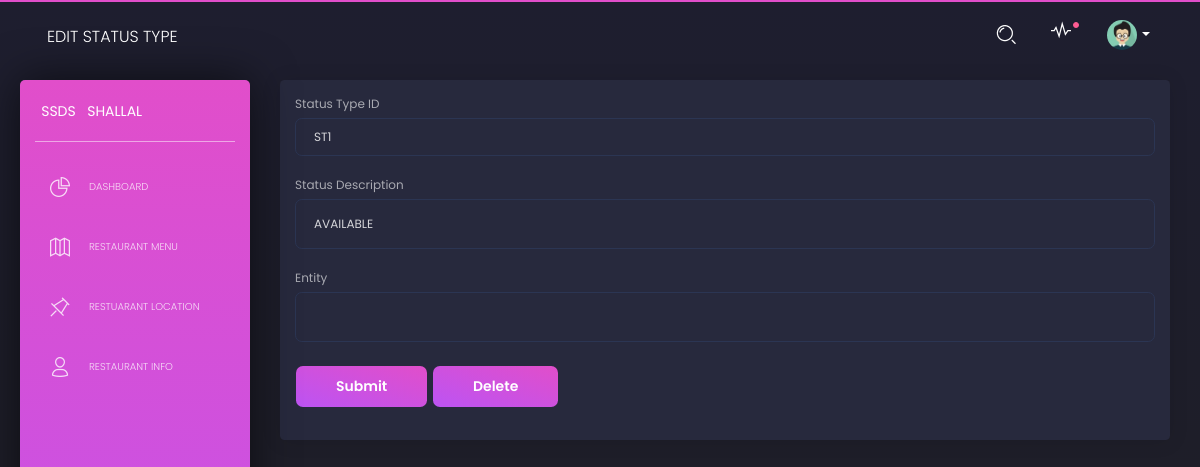
The app's page /editStatusType/ST1, older data.
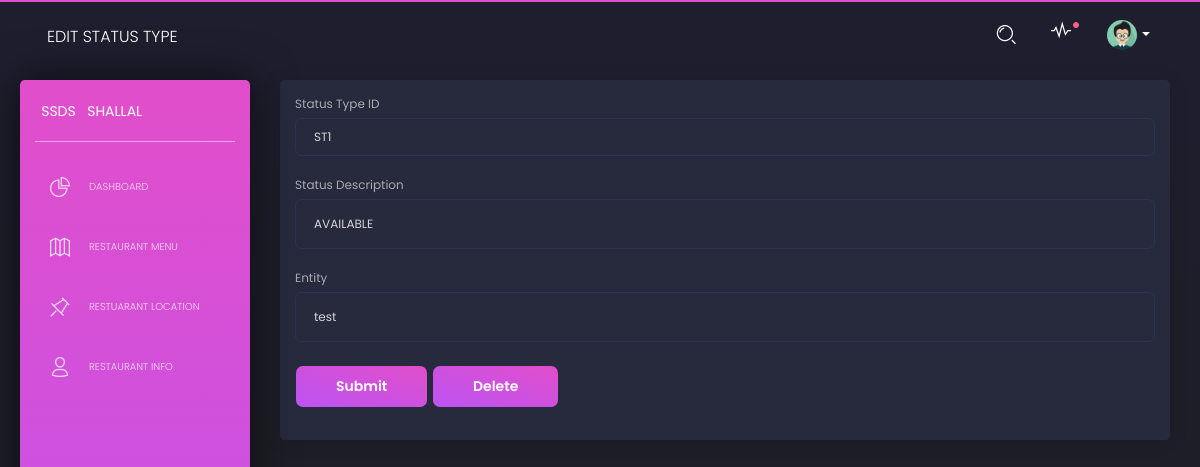
The same page, newer data.
### database_setup.py (models this page shows, shortened)
class StatusType(Base):
    __tablename__= 'statustype'
    ststid=Column(String(10), primary_key=True,nullable=False)
    description=Column(String(225))
    entity=Column(String(25),nullable=False,unique=False)

### ssds.py (the view, shortened to what this page needs)
@app.route('/editStatusType/<string:ststid>', methods=['GET', 'POST'])
def editStatusType(ststid):
    statusType = session.query(StatusType).filter_by(ststid=ststid).first()
    if request.method == 'POST' and request.form['submit_button'] == 'delete':
        session.delete(statusType)
        session.commit()
        return redirect(url_for('showDashboard'))
    else:
        return render_template('editStatusType.html',
                               statusType=statusType)

### templates/editStatusType.html (shortened to what the changed rows need)
<html lang="en" class="perfect-scrollbar-on"><head>
    <link href="https://use.fontawesome.com/releases/v5.0.6/css/all.css" rel="stylesheet">
    <link href="{{ url_for('static', filename='assets/css/nucleo-icons.css') }}" rel="stylesheet">
    <link href="{{ url_for('static', filename='assets/css/black-dashboard.css') }}" rel="stylesheet">
    <link href="{{ url_for('static', filename='assets/demo/demo.css') }}" rel="stylesheet">
</head>
  <body class="">
    <div class="wrapper">
      <div class="main-panel ps">
        <div class="content">
        <div class="card">
          <div class ="card-body">
            <form action="#" method="post">
                <div class="form-group">
                    <label for="ststid">Status Type ID</label>
                    <input type="ststid" class="form-control" name="ststid"  value="{{statusType.ststid}}">
                  </div>
                  <div class="form-group">
                      <label for="description">Status Description</label>
                      <input style="height:50px;" type="description" class="form-control" name="description"  value="{{statusType.description}}">
                    </div>
                    <div class="form-group">
                      <label for="entity">Entity</label>
                      <input style="height:50px"  class="form-control" name="entity" value="{{statusType.entity}}"">
                    </div>
            </form>
          </div>
        </div>
            </div>
  </div></div></body></html>

Row changes from the older to the newer data that the page shows:
changed StatusType "ST1": entity (not shown) → "test"
